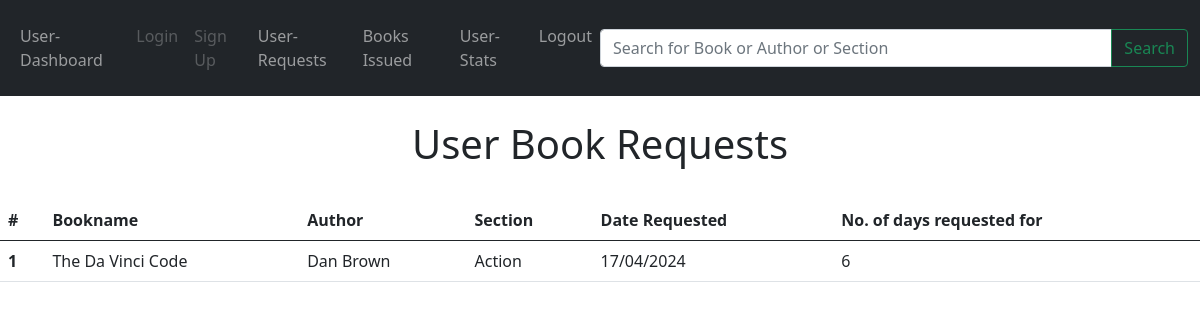
Screenshot of /userreq/2 (signed in) with the database file from the repository.
### models.py (models this page shows, shortened)
class BookRequest(db.Model):
    id = db.Column(db.Integer, primary_key=True)
    book_id = db.Column(db.Integer(), db.ForeignKey('books.id'))
    user_id = db.Column(db.Integer, db.ForeignKey('users.id'))
    date_requested = db.Column(db.DateTime, default = datetime.utcnow)
    date_issued = db.Column(db.DateTime)
    date_return = db.Column(db.DateTime)
    requested = db.Column(db.Boolean(), default = False)
    approved = db.Column(db.Boolean(), default = False)
    Ndays = db.Column(db.Integer)
    books = db.relationship('Books', back_populates='bookrequest',foreign_keys=[book_id])
    users = db.relationship('Users', back_populates='bookrequest',foreign_keys=[user_id])

class Books(db.Model):
    id = db.Column(db.Integer, primary_key=True)
    name = db.Column(db.String(150))
    content = db.Column(db.String(500))
    author = db.Column(db.String(1000))
    date_added = db.Column(db.DateTime, default = datetime.utcnow)
    section_name = db.Column(db.String(150), db.ForeignKey('section.name'))
    section = db.relationship('Section', back_populates='books')
    bookrequest = db.relationship('BookRequest', back_populates='books', cascade='all, delete-orphan')

### Library/books/routes.py (the view)
@app.route('/userreq/<int:user_id>', methods=['GET', 'POST'])
@login_required
def userreq(user_id):
    ureq = BookRequest.query.filter_by(requested=True, approved = False, user_id = user_id)
    return render_template("showureq.html", ureq = ureq)

### Library/user/routes.py (called while the page is built)
@login_manager.user_loader
def load_user(user_id):
    return Users.query.get(user_id)

### Library/templates/showureq.html (shortened to what this page needs)
{% extends 'base.html' %}
{% block body %}
<br><h1>User Book Requests</h1>
<br>
<table class="table">
    <thead>
      <tr>
        <th scope="col">#</th>
        <th scope="col">Bookname</th>
        <th scope="col">Author</th>
        <th scope="col">Section</th>
        <th scope="col">Date Requested</th>
        <th scope="col">No. of days requested for</th>
      </tr>
    </thead>
    <tbody>
        {% for i in ureq %}
        <tr>
          <th scope="row">{{loop.index}}</th>
          <td>{{i.books.name}}</td>
          <td>{{i.books.author}}</td>
          <td>{{i.books.section_name}}</td>
          <td>{{i.date_requested.strftime('%d/%m/%Y')}}</td>
          <td>{{i.Ndays}}</td>
        </tr>
      {% endfor %}
    </tbody>
  </table>
{% endblock %}

### Library/templates/showureq.html (style rules this page uses)
h1 { text-align: center; }

### rows the page displays
BookRequest: books.name "The Da Vinci Code", books.author "Dan Brown", books.section_name "Action", date_requested "17/04/2024", Ndays "6"
